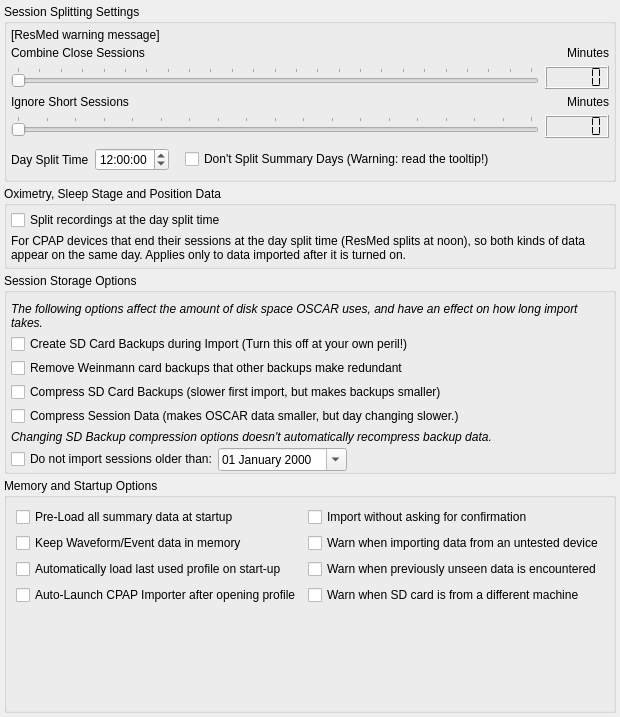
            <widget class="QWidget" name="importTab">
             <attribute name="title">
              <string>Import</string>
             </attribute>
             <layout class="QVBoxLayout" name="verticalLayout_5">
              <property name="spacing">
               <number>4</number>
              </property>
              <property name="leftMargin">
               <number>4</number>
              </property>
              <property name="topMargin">
               <number>4</number>
              </property>
              <property name="rightMargin">
               <number>4</number>
              </property>
              <property name="bottomMargin">
               <number>4</number>
              </property>
              <item>
               <widget class="QGroupBox" name="sessionSplitGroupBox">
                <property name="sizePolicy">
                 <sizepolicy hsizetype="Preferred" vsizetype="Minimum">
                  <horstretch>0</horstretch>
                  <verstretch>0</verstretch>
                 </sizepolicy>
                </property>
                <property name="title">
                 <string>Session Splitting Settings</string>
                </property>
                <layout class="QVBoxLayout" name="verticalLayout_10">
                 <property name="spacing">
                  <number>4</number>
                 </property>
                 <property name="leftMargin">
                  <number>4</number>
                 </property>
                 <property name="topMargin">
                  <number>4</number>
                 </property>
                 <property name="rightMargin">
                  <number>4</number>
                 </property>
                 <property name="bottomMargin">
                  <number>4</number>
                 </property>
                 <item>
                  <widget class="QLabel" name="ResMedWarning">
                   <property name="sizePolicy">
                    <sizepolicy hsizetype="Preferred" vsizetype="Minimum">
                     <horstretch>0</horstretch>
                     <verstretch>0</verstretch>
                    </sizepolicy>
                   </property>
                   <property name="text">
                    <string notr="true">[ResMed warning message]</string>
                   </property>
                   <property name="wordWrap">
                    <bool>true</bool>
                   </property>
                   <property name="openExternalLinks">
                    <bool>true</bool>
                   </property>
                  </widget>
                 </item>
                 <item>
                  <widget class="QWidget" name="sessionSplitWidget" native="true">
                   <property name="sizePolicy">
                    <sizepolicy hsizetype="Preferred" vsizetype="Minimum">
                     <horstretch>0</horstretch>
                     <verstretch>0</verstretch>
                    </sizepolicy>
                   </property>
                   <layout class="QVBoxLayout" name="verticalLayout_9">
                    <property name="leftMargin">
                     <number>0</number>
                    </property>
                    <property name="topMargin">
                     <number>0</number>
                    </property>
                    <property name="rightMargin">
                     <number>0</number>
                    </property>
                    <property name="bottomMargin">
                     <number>0</number>
                    </property>
                    <item>
                     <layout class="QHBoxLayout" name="horizontalLayout_4">
                      <item>
                       <widget class="QLabel" name="label">
                        <property name="text">
                         <string>Combine Close Sessions </string>
                        </property>
                        <property name="alignment">
                         <set>Qt::AlignLeading|Qt::AlignLeft|Qt::AlignVCenter</set>
                        </property>
                       </widget>
                      </item>
                      <item>
                       <widget class="QLabel" name="label_4">
                        <property name="text">
                         <string>Minutes</string>
                        </property>
                        <property name="alignment">
                         <set>Qt::AlignRight|Qt::AlignTrailing|Qt::AlignVCenter</set>
                        </property>
                       </widget>
                      </item>
                     </layout>
                    </item>
                    <item>
                     <layout class="QHBoxLayout" name="horizontalLayout_2">
                      <item>
                       <widget class="QSlider" name="combineSlider">
                        <property name="minimumSize">
                         <size>
                          <width>0</width>
                          <height>0</height>
                         </size>
                        </property>
                        <property name="toolTip">
                         <string>Multiple sessions closer together than this value will be kept on the same day.
</string>
                        </property>
                        <property name="minimum">
                         <number>0</number>
                        </property>
                        <property name="maximum">
                         <number>240</number>
                        </property>
                        <property name="singleStep">
                         <number>10</number>
                        </property>
                        <property name="pageStep">
                         <number>30</number>
                        </property>
                        <property name="value">
                         <number>0</number>
                        </property>
                        <property name="orientation">
                         <enum>Qt::Horizontal</enum>
                        </property>
                        <property name="invertedAppearance">
                         <bool>false</bool>
                        </property>
                        <property name="invertedControls">
                         <bool>false</bool>
                        </property>
                        <property name="tickPosition">
                         <enum>QSlider::TicksAbove</enum>
                        </property>
                        <property name="tickInterval">
                         <number>10</number>
                        </property>
                       </widget>
                      </item>
                      <item>
                       <widget class="QLCDNumber" name="combineLCD">
                        <property name="frameShape">
                         <enum>QFrame::Box</enum>
                        </property>
                        <property name="digitCount">
                         <number>5</number>
                        </property>
                        <property name="segmentStyle">
                         <enum>QLCDNumber::Flat</enum>
                        </property>
                       </widget>
                      </item>
                     </layout>
                    </item>
                    <item>
                     <layout class="QHBoxLayout" name="horizontalLayout_5">
                      <item>
                       <widget class="QLabel" name="label_3">
                        <property name="text">
                         <string>Ignore Short Sessions</string>
                        </property>
                        <property name="alignment">
                         <set>Qt::AlignLeading|Qt::AlignLeft|Qt::AlignVCenter</set>
                        </property>
                       </widget>
                      </item>
                      <item>
                       <widget class="QLabel" name="label_5">
                        <property name="text">
                         <string>Minutes</string>
                        </property>
                        <property name="alignment">
                         <set>Qt::AlignRight|Qt::AlignTrailing|Qt::AlignVCenter</set>
                        </property>
                       </widget>
                      </item>
                     </layout>
                    </item>
                    <item>
                     <layout class="QHBoxLayout" name="horizontalLayout_3">
                      <property name="bottomMargin">
                       <number>4</number>
                      </property>
                      <item>
                       <widget class="QSlider" name="IgnoreSlider">
                        <property name="toolTip">
                         <string>&lt;html&gt;&lt;head/&gt;&lt;body&gt;&lt;p&gt;&lt;span style=&quot; font-family:'Cantarell'; font-size:11pt;&quot;&gt;Sessions shorter in duration than this will not be displayed&lt;/span&gt;&lt;span style=&quot; font-family:'Cantarell'; font-size:11pt; font-style:italic;&quot;&gt;.&lt;/span&gt;&lt;/p&gt;&lt;/body&gt;&lt;/html&gt;</string>
                        </property>
                        <property name="maximum">
                         <number>90</number>
                        </property>
                        <property name="pageStep">
                         <number>5</number>
                        </property>
                        <property name="orientation">
                         <enum>Qt::Horizontal</enum>
                        </property>
                        <property name="tickPosition">
                         <enum>QSlider::TicksAbove</enum>
                        </property>
                        <property name="tickInterval">
                         <number>5</number>
                        </property>
                       </widget>
                      </item>
                      <item>
                       <widget class="QLCDNumber" name="IgnoreLCD">
                        <property name="frameShape">
                         <enum>QFrame::Box</enum>
                        </property>
                        <property name="segmentStyle">
                         <enum>QLCDNumber::Flat</enum>
                        </property>
                       </widget>
                      </item>
                     </layout>
                    </item>
                    <item>
                     <layout class="QHBoxLayout" name="horizontalLayout">
                      <property name="bottomMargin">
                       <number>4</number>
                      </property>
                      <item>
                       <widget class="QLabel" name="label_2">
                        <property name="text">
                         <string>Day Split Time</string>
                        </property>
                        <property name="alignment">
                         <set>Qt::AlignLeading|Qt::AlignLeft|Qt::AlignVCenter</set>
                        </property>
                       </widget>
                      </item>
                      <item>
                       <widget class="QTimeEdit" name="timeEdit">
                        <property name="toolTip">
                         <string>Sessions starting before this time will go to the previous calendar day.</string>
                        </property>
                        <property name="buttonSymbols">
                         <enum>QAbstractSpinBox::UpDownArrows</enum>
                        </property>
                        <property name="dateTime">
                         <datetime>
                          <hour>12</hour>
                          <minute>0</minute>
                          <second>0</second>
                          <year>2000</year>
                          <month>1</month>
                          <day>1</day>
                         </datetime>
                        </property>
                       </widget>
                      </item>
                      <item>
                       <spacer name="horizontalSpacer_7">
                        <property name="orientation">
                         <enum>Qt::Horizontal</enum>
                        </property>
                        <property name="sizeType">
                         <enum>QSizePolicy::Minimum</enum>
                        </property>
                        <property name="sizeHint" stdset="0">
                         <size>
                          <width>10</width>
                          <height>20</height>
                         </size>
                        </property>
                       </spacer>
                      </item>
                      <item>
                       <widget class="QCheckBox" name="LockSummarySessionSplitting">
                        <property name="toolTip">
                         <string>&lt;html&gt;&lt;head/&gt;&lt;body&gt;&lt;p&gt;&lt;span style=&quot; font-weight:600;&quot;&gt;This setting should be used with caution...&lt;/span&gt; Switching it off comes with consequences involving accuracy of summary only days, as certain calculations only work properly provided summary only sessions that came from individual day records are kept together. &lt;/p&gt;&lt;p&gt;&lt;span style=&quot; font-weight:600;&quot;&gt;ResMed users:&lt;/span&gt; Just because it seems natural to you and I that the 12 noon session restart should be in the previous day, does not mean ResMed's data agrees with us. The STF.edf summary index format has serious weaknesses that make doing this not a good idea.&lt;/p&gt;&lt;p&gt;This option exists to pacify those who don't care and want to see this &amp;quot;fixed&amp;quot; no matter the costs, but know it comes with a cost. If you keep your SD card in every night, and import at least once a week, you won't see problems with this very often.&lt;/p&gt;&lt;/body&gt;&lt;/html&gt;</string>
                        </property>
                        <property name="text">
                         <string>Don't Split Summary Days (Warning: read the tooltip!)</string>
                        </property>
                       </widget>
                      </item>
                      <item>
                       <spacer name="horizontalSpacer">
                        <property name="orientation">
                         <enum>Qt::Horizontal</enum>
                        </property>
                        <property name="sizeHint" stdset="0">
                         <size>
                          <width>40</width>
                          <height>20</height>
                         </size>
                        </property>
                       </spacer>
                      </item>
                     </layout>
                    </item>
                   </layout>
                  </widget>
                 </item>
                </layout>
               </widget>
              </item>
              <item>
               <widget class="QGroupBox" name="nonCPAPSplitGroupBox">
                <property name="sizePolicy">
                 <sizepolicy hsizetype="Preferred" vsizetype="Minimum">
                  <horstretch>0</horstretch>
                  <verstretch>0</verstretch>
                 </sizepolicy>
                </property>
                <property name="title">
                 <string>Oximetry, Sleep Stage and Position Data</string>
                </property>
                <layout class="QVBoxLayout" name="nonCPAPSplitLayout">
                 <property name="spacing">
                  <number>4</number>
                 </property>
                 <property name="leftMargin">
                  <number>4</number>
                 </property>
                 <property name="topMargin">
                  <number>4</number>
                 </property>
                 <property name="rightMargin">
                  <number>4</number>
                 </property>
                 <property name="bottomMargin">
                  <number>4</number>
                 </property>
                 <item>
                  <widget class="QCheckBox" name="splitNonCPAPSessions">
                   <property name="toolTip">
                    <string>&lt;p&gt;Cut oximetry, sleep stage and position recordings at the day split time, so that the part recorded after it appears on the next day.&lt;/p&gt;&lt;p&gt;Use this with CPAP devices that end their sessions at the day split time, such as ResMed devices, which split at noon. Then the oximetry and CPAP graphs for a day cover the same hours. With other CPAP devices, a session that runs past the split time stays whole, so leave this off.&lt;/p&gt;&lt;p&gt;Applies to data imported after the option is turned on. Data already imported is not changed; to split it, delete those sessions and import the files again.&lt;/p&gt;</string>
                   </property>
                   <property name="text">
                    <string>Split recordings at the day split time</string>
                   </property>
                  </widget>
                 </item>
                 <item>
                  <widget class="QLabel" name="splitNonCPAPSessionsNote">
                   <property name="text">
                    <string>For CPAP devices that end their sessions at the day split time (ResMed splits at noon), so both kinds of data appear on the same day. Applies only to data imported after it is turned on.</string>
                   </property>
                   <property name="wordWrap">
                    <bool>true</bool>
                   </property>
                  </widget>
                 </item>
                </layout>
               </widget>
              </item>
              <item>
               <widget class="QGroupBox" name="groupBox_7">
                <property name="sizePolicy">
                 <sizepolicy hsizetype="Preferred" vsizetype="Minimum">
                  <horstretch>0</horstretch>
                  <verstretch>0</verstretch>
                 </sizepolicy>
                </property>
                <property name="title">
                 <string>Session Storage Options</string>
                </property>
                <layout class="QGridLayout" name="gridLayout_9">
                 <property name="leftMargin">
                  <number>4</number>
                 </property>
                 <property name="topMargin">
                  <number>9</number>
                 </property>
                 <property name="rightMargin">
                  <number>4</number>
                 </property>
                 <property name="bottomMargin">
                  <number>0</number>
                 </property>
                 <property name="horizontalSpacing">
                  <number>0</number>
                 </property>
                 <property name="verticalSpacing">
                  <number>4</number>
                 </property>
                 <item row="6" column="0">
                  <widget class="QLabel" name="label_41">
                   <property name="font">
                    <font>
                     <italic>true</italic>
                    </font>
                   </property>
                   <property name="text">
                    <string>Changing SD Backup compression options doesn't automatically recompress backup data.</string>
                   </property>
                   <property name="wordWrap">
                    <bool>true</bool>
                   </property>
                  </widget>
                 </item>
                 <item row="3" column="0">
                  <widget class="QCheckBox" name="pruneCardBackups">
                   <property name="toolTip">
                    <string>OSCAR keeps a copy of each Weinmann card it imports, about 1.6 MB a day.
A copy is removed when the other copies hold all of its nights,
so Rebuild CPAP Data still restores the same nights.
Turn this off to keep every card.</string>
                   </property>
                   <property name="text">
                    <string>Remove Weinmann card backups that other backups make redundant</string>
                   </property>
                  </widget>
                 </item>
                 <item row="4" column="0">
                  <widget class="QCheckBox" name="compressSDBackups">
                   <property name="toolTip">
                    <string>Compress ResMed (EDF) backups to save disk space.
Backed up EDF files are stored in the .gz format, 
which is common on Mac  Linux platforms..

OSCAR can import from this compressed backup directory natively.. 
To use it with ResScan will require the .gz files to be uncompressed first..</string>
                   </property>
                   <property name="text">
                    <string>Compress SD Card Backups (slower first import, but makes backups smaller)</string>
                   </property>
                  </widget>
                 </item>
                 <item row="1" column="0">
                  <widget class="QLabel" name="label_32">
                   <property name="font">
                    <font>
                     <italic>true</italic>
                    </font>
                   </property>
                   <property name="text">
                    <string>The following options affect the amount of disk space OSCAR uses, and have an effect on how long import takes.</string>
                   </property>
                   <property name="wordWrap">
                    <bool>true</bool>
                   </property>
                  </widget>
                 </item>
                 <item row="5" column="0">
                  <widget class="QCheckBox" name="compressSessionData">
                   <property name="toolTip">
                    <string>This makes OSCAR's data take around half as much space.
But it makes import and day changing take longer.. 
If you've got a new computer with a small solid state disk, this is a good option.</string>
                   </property>
                   <property name="text">
                    <string>Compress Session Data (makes OSCAR data smaller, but day changing slower.)</string>
                   </property>
                  </widget>
                 </item>
                 <item row="2" column="0">
                  <widget class="QCheckBox" name="createSDBackups">
                   <property name="toolTip">
                    <string>This maintains a backup of SD-card data for ResMed devices, 

ResMed S9 series devices delete high resolution data older than 7 days, 
and graph data older than 30 days..

OSCAR can keep a copy of this data if you ever need to reinstall. 
(Highly recommended, unless you're short on disk space or don't care about the graph data)</string>
                   </property>
                   <property name="text">
                    <string>Create SD Card Backups during Import (Turn this off at your own peril!)</string>
                   </property>
                  </widget>
                 </item>
                 <item row="7" column="0">
                  <layout class="QHBoxLayout" name="horizontalLayout_18">
                   <property name="leftMargin">
                    <number>0</number>
                   </property>
                   <property name="topMargin">
                    <number>0</number>
                   </property>
                   <property name="bottomMargin">
                    <number>0</number>
                   </property>
                   <item>
                    <widget class="QCheckBox" name="ignoreOlderSessionsCheck">
                     <property name="text">
                      <string>Do not import sessions older than:</string>
                     </property>
                    </widget>
                   </item>
                   <item>
                    <widget class="QDateEdit" name="ignoreOlderSessionsDate">
                     <property name="toolTip">
                      <string>Sessions older than this date will not be imported</string>
                     </property>
                     <property name="wrapping">
                      <bool>true</bool>
                     </property>
                     <property name="frame">
                      <bool>true</bool>
                     </property>
                     <property name="maximumDate">
                      <date>
                       <year>2099</year>
                       <month>12</month>
                       <day>31</day>
                      </date>
                     </property>
                     <property name="minimumDate">
                      <date>
                       <year>1970</year>
                       <month>1</month>
                       <day>2</day>
                      </date>
                     </property>
                     <property name="currentSection">
                      <enum>QDateTimeEdit::DaySection</enum>
                     </property>
                     <property name="displayFormat">
                      <string notr="true">dd MMMM yyyy</string>
                     </property>
                     <property name="calendarPopup">
                      <bool>true</bool>
                     </property>
                    </widget>
                   </item>
                   <item>
                    <spacer name="horizontalSpacer_6">
                     <property name="orientation">
                      <enum>Qt::Horizontal</enum>
                     </property>
                     <property name="sizeHint" stdset="0">
                      <size>
                       <width>40</width>
                       <height>20</height>
                      </size>
                     </property>
                    </spacer>
                   </item>
                  </layout>
                 </item>
                </layout>
               </widget>
              </item>
              <item>
               <widget class="QGroupBox" name="groupBox_8">
                <property name="sizePolicy">
                 <sizepolicy hsizetype="Preferred" vsizetype="Minimum">
                  <horstretch>0</horstretch>
                  <verstretch>0</verstretch>
                 </sizepolicy>
                </property>
                <property name="title">
                 <string>Memory and Startup Options</string>
                </property>
                <layout class="QGridLayout" name="gridLayout_14">
                 <item row="3" column="0">
                  <widget class="QCheckBox" name="autoLaunchImporter">
                   <property name="toolTip">
                    <string>Bypass the login screen and load the most recent User Profile</string>
                   </property>
                   <property name="text">
                    <string>Auto-Launch CPAP Importer after opening profile</string>
                   </property>
                  </widget>
                 </item>
                 <item row="4" column="0">
                  <spacer name="verticalSpacer_2">
                   <property name="orientation">
                    <enum>Qt::Vertical</enum>
                   </property>
                   <property name="sizeHint" stdset="0">
                    <size>
                     <width>20</width>
                     <height>40</height>
                    </size>
                   </property>
                  </spacer>
                 </item>
                 <item row="1" column="0">
                  <widget class="QCheckBox" name="cacheSessionData">
                   <property name="toolTip">
                    <string>&lt;html&gt;&lt;head/&gt;&lt;body&gt;&lt;p&gt;This setting keeps waveform and event data in memory after use to speed up revisiting days.&lt;/p&gt;&lt;p&gt;This is not really a necessary option, as your operating system caches previously used files too.&lt;/p&gt;&lt;p&gt;Recommendation is to leave it switched off, unless your computer has a ton of memory.&lt;/p&gt;&lt;/body&gt;&lt;/html&gt;</string>
                   </property>
                   <property name="text">
                    <string>Keep Waveform/Event data in memory</string>
                   </property>
                  </widget>
                 </item>
                 <item row="0" column="0">
                  <widget class="QCheckBox" name="preloadSummaries">
                   <property name="toolTip">
                    <string>&lt;html&gt;&lt;head/&gt;&lt;body&gt;&lt;p&gt;Makes starting OSCAR a bit slower, by pre-loading all the summary data in advance, which speeds up overview browsing and a few other calculations later on. &lt;/p&gt;&lt;p&gt;If you have a large amount of data, it might be worth keeping this switched off, but if you typically like to view &lt;span style=&quot; font-style:italic;&quot;&gt;everything&lt;/span&gt; in overview, all the summary data still has to be loaded anyway. &lt;/p&gt;&lt;p&gt;Note this setting doesn't affect waveform and event data, which is always demand loaded as needed.&lt;/p&gt;&lt;/body&gt;&lt;/html&gt;</string>
                   </property>
                   <property name="text">
                    <string>Pre-Load all summary data at startup</string>
                   </property>
                  </widget>
                 </item>
                 <item row="2" column="0">
                  <widget class="QCheckBox" name="autoLoadLastUsed">
                   <property name="text">
                    <string>Automatically load last used profile on start-up</string>
                   </property>
                  </widget>
                 </item>
                 <item row="0" column="1">
                  <widget class="QCheckBox" name="automaticImport">
                   <property name="toolTip">
                    <string>&lt;html&gt;&lt;head/&gt;&lt;body&gt;&lt;p&gt;Cuts down on any unimportant confirmation dialogs during import.&lt;/p&gt;&lt;/body&gt;&lt;/html&gt;</string>
                   </property>
                   <property name="text">
                    <string>Import without asking for confirmation</string>
                   </property>
                  </widget>
                 </item>
                 <item row="1" column="1">
                  <widget class="QCheckBox" name="warnOnUntestedMachine">
                   <property name="toolTip">
                    <string>&lt;html&gt;&lt;head/&gt;&lt;body&gt;&lt;p&gt;Provide an alert when importing data from any device model that has not yet been tested by OSCAR developers.&lt;/p&gt;&lt;/body&gt;&lt;/html&gt;</string>
                   </property>
                   <property name="text">
                    <string>Warn when importing data from an untested device</string>
                   </property>
                  </widget>
                 </item>
                 <item row="2" column="1">
                  <widget class="QCheckBox" name="warnOnUnexpectedData">
                   <property name="toolTip">
                    <string>&lt;html&gt;&lt;head/&gt;&lt;body&gt;&lt;p&gt;Provide an alert when importing data that is somehow different from anything previously seen by OSCAR developers.&lt;/p&gt;&lt;/body&gt;&lt;/html&gt;</string>
                   </property>
                   <property name="text">
                    <string>Warn when previously unseen data is encountered</string>
                   </property>
                  </widget>
                 </item>
                 <item row="3" column="1">
                  <widget class="QCheckBox" name="warnOnDifferentSDCard">
                   <property name="toolTip">
                    <string>&lt;html&gt;&lt;head/&gt;&lt;body&gt;&lt;p&gt;When importing from a physical SD card, warn if the card belongs to a different machine than the one previously imported into this profile. Disable this if you use two CPAP machines with the same profile.&lt;/p&gt;&lt;/body&gt;&lt;/html&gt;</string>
                   </property>
                   <property name="text">
                    <string>Warn when SD card is from a different machine</string>
                   </property>
                  </widget>
                 </item>
                </layout>
               </widget>
              </item>
             </layout>
            </widget>
